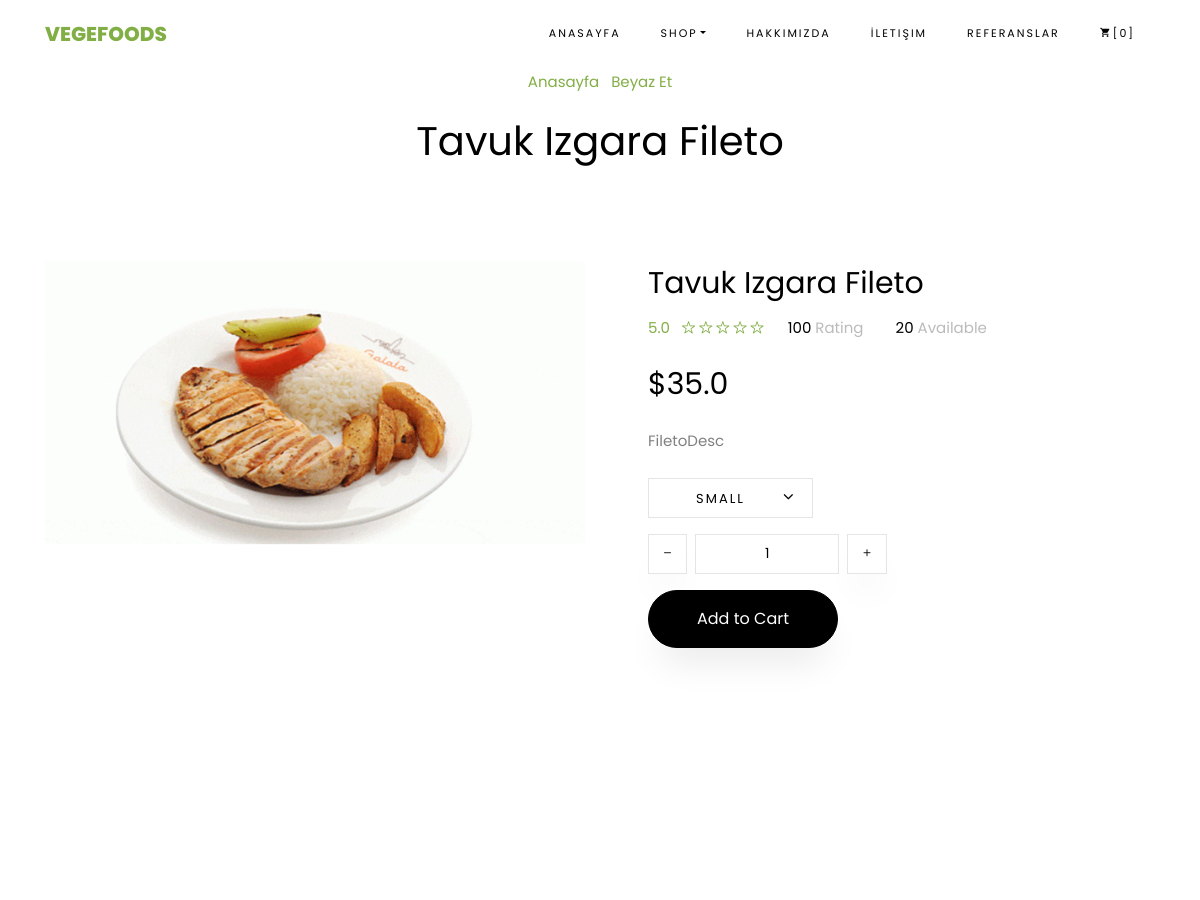
The page /product/1/chicken-izgara/ (upper part) on the database as committed earlier.
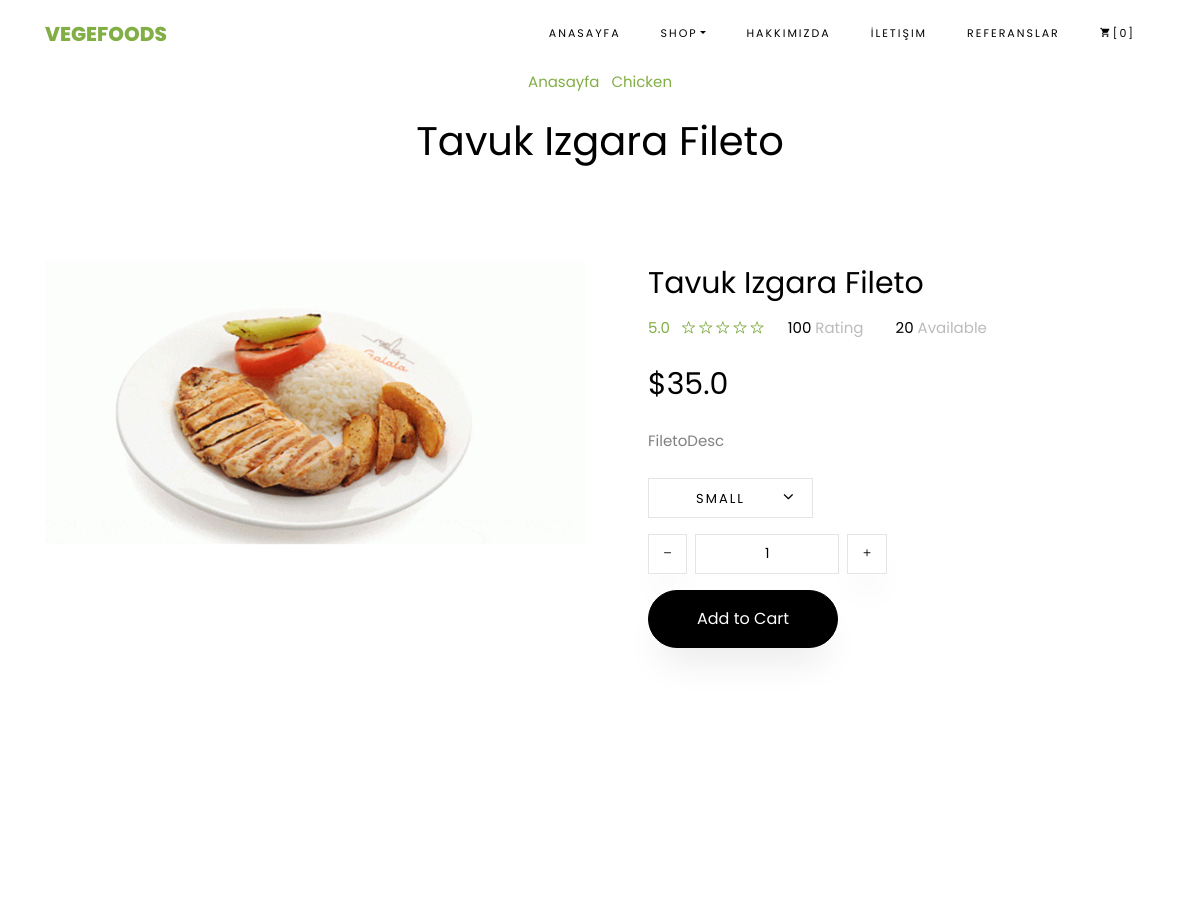
The same page on the database as committed later.
### product/models.py (models this page shows, shortened)
class Product(models.Model):
   STATUS = (
      ('True', 'Evet'),
      ('False', 'Hayir'),
   )
   category= models.ForeignKey(Category, on_delete=models.CASCADE)
   title = models.CharField(max_length=150)
   keywords = models.CharField(max_length=255)
   description = models.CharField(max_length=255)
   image = models.ImageField(blank=True, upload_to='images/')
   price = models.FloatField()
   amount = models. IntegerField()
   detail =RichTextUploadingField()
   slug = models.SlugField(blank=True, max_length=150)
   status = models.CharField(max_length=10,choices=STATUS)
   create_at = models.DateTimeField (auto_now_add=True)
   update_at = models.DateTimeField (auto_now=True)
   def image_tag(self):
      return mark_safe('<img src="{}" height="50"/>'.format(self.image.url))
   image_tag.short_description = 'Image'

class Category(MPTTModel):
   STATUS = (
      ('True', 'Evet'),
      ('False', 'Hayir'),
   )
   title = models.CharField(max_length=150)
   keywords = models.CharField(max_length=255)
   description = models.CharField(max_length=30)
   image = models.ImageField(blank=True, upload_to='images/')
   status = models.CharField(max_length=10,choices=STATUS)
   slug = models.SlugField()
   parent = TreeForeignKey('self',blank=True, null=True ,related_name='children',on_delete=models.CASCADE)
   create_at = models.DateTimeField (auto_now_add=True)
   update_at = models.DateTimeField (auto_now=True)
   class MPTTMeta:
      order_insertion_by = ['title']
   def __str__(self):
      return self.title
   def image_tag(self):
      return mark_safe('<img src="{}" height="50"/>'.format(self.image.url))
   image_tag.short_description = 'Image'

### home/views.py (the view)
# urls.py: path('product/<int:id>/<slug:slug>/', views.product_detail, name='product_detail'),
def product_detail(request,id,slug):
    category = Category.objects.all()
    product = Product.objects.get(pk=id)
    images = Images.objects.filter(product_id=id)
    context = {'product': product,
               'category': category,
               'images': images,
               }
    return render(request, 'product_detail.html',context)

### home/templates/product_detail.html (shortened to what this page needs)
{% extends 'homebase.html' %}
{% load static %}
{% block content %}
<!DOCTYPE html>
<html lang="en">
<head>
	<link rel="stylesheet" href="css/open-iconic-bootstrap.min.css">
	<link rel="stylesheet" href="css/animate.css">
	<link rel="stylesheet" href="css/owl.carousel.min.css">
	<link rel="stylesheet" href="css/owl.theme.default.min.css">
	<link rel="stylesheet" href="css/magnific-popup.css">
	<link rel="stylesheet" href="css/aos.css">
	<link rel="stylesheet" href="css/ionicons.min.css">
	<link rel="stylesheet" href="css/bootstrap-datepicker.css">
	<link rel="stylesheet" href="css/jquery.timepicker.css">
	<link rel="stylesheet" href="css/flaticon.css">
	<link rel="stylesheet" href="css/icomoon.css">
	<link rel="stylesheet" href="css/style.css">
</head>
<body class="goto-here">
<div >
	<div class="container">
		<div class="row no-gutters slider-text align-items-center justify-content-center">
			<div class="col-md-9 ftco-animate text-center">
				<p class="breadcrumbs"><span class="mr-2"><a href="/">Anasayfa</a></span> <span><a href="/category/{{ product.category_id }}/{{ product.category.slug }}">{{ product.category }}</a></span></p>
				<h1 class="mb-0 bread">{{ product.title }}</h1>
			</div>
		</div>
	</div>
</div>
<section class="ftco-section">
	<div class="container">
		<div class="row">
			<div class="col-lg-6 mb-5 ftco-animate">
				<div class="home-slider owl-carousel">
					{% for rs in images %}
					<a href="{{ rs.image.url }}" class="image-popup"><img src="{{ rs.image.url }}" class="img-fluid"></a>
					{% endfor %}
				</div>
			</div>
			<div class="col-lg-6 product-details pl-md-5 ftco-animate">
				<h3>{{ product.title }}</h3>
				<div class="rating d-flex">
					<p class="text-left mr-4">
						<a href="#" class="mr-2">5.0</a>
						<a href="#"><span class="ion-ios-star-outline"></span></a>
						<a href="#"><span class="ion-ios-star-outline"></span></a>
						<a href="#"><span class="ion-ios-star-outline"></span></a>
						<a href="#"><span class="ion-ios-star-outline"></span></a>
						<a href="#"><span class="ion-ios-star-outline"></span></a>
					</p>
					<p class="text-left mr-4">
						<a href="#" class="mr-2" style="color: #000;">100 <span style="color: #bbb;">Rating</span></a>
					</p>
					<p class="text-left">
						<a href="#" class="mr-2" style="color: #000;">{{ product.amount }} <span style="color: #bbb;">Available</span></a>
					</p>
				</div>
				<p class="price"><span>${{ product.price }}</span></p>
				<p> {{ product.description }}
				</p>
				<div class="row mt-4">
					<div class="col-md-6">
						<div class="form-group d-flex">
							<div class="select-wrap">
								<div class="icon"><span class="ion-ios-arrow-down"></span></div>
								<select name="" id="" class="form-control">
									<option value="">Small</option>
								</select>
							</div>
						</div>
					</div>
					<div class="input-group col-md-6 d-flex mb-3">
	             	<span class="input-group-btn mr-2">
	                	<button type="button" class="quantity-left-minus btn"  data-type="minus" data-field="">
	                   <i class="ion-ios-remove"></i>
	                	</button>
	            		</span>
						<input type="text" id="quantity" name="quantity" class="form-control input-number" value="1" min="1" max="100">
						<span class="input-group-btn ml-2">
	                	<button type="button" class="quantity-right-plus btn" data-type="plus" data-field="">
	                     <i class="ion-ios-add"></i>
	                 </button>
	             	</span>
					</div>
				</div>
				<p><a href="cart.html" class="btn btn-black py-3 px-5">Add to Cart</a></p>
			</div>
		</div>
	</div>
</section>
</body>
</html>
{% endblock %}

Rows that differ between the two databases and show on the page:
changed Product "Tavuk Izgara Fileto": category "Beyaz Et" → "Chicken"
